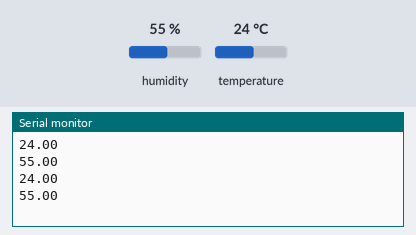
Recording of a sketch running on a simulated Arduino Uno, built with avr-gcc and run on an emulated ATmega328P. On the bench: the last lines printed to the serial monitor. Inputs (shaded band) come from the test bench; at power-on: humidity 55 %, temperature 24 °C.

Above: at 5.8 s.
5.9 s: humidity set to 22 %
At 10.7 s:
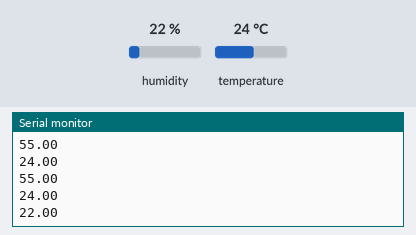
11.9 s: temperature set to 12 °C
At 16.6 s:
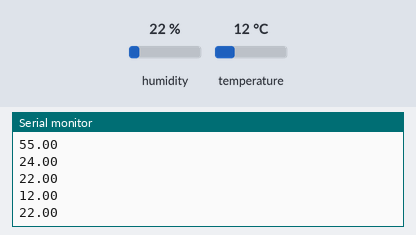
17.9 s: humidity set to 40 %
At 21.3 s:
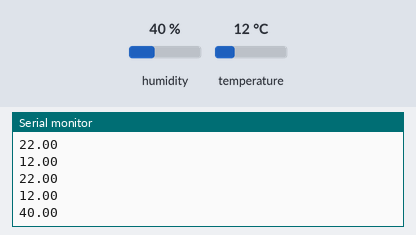
Timing chart, 0 to 22.8 s (numbered marks = the images above; inputs shaded):
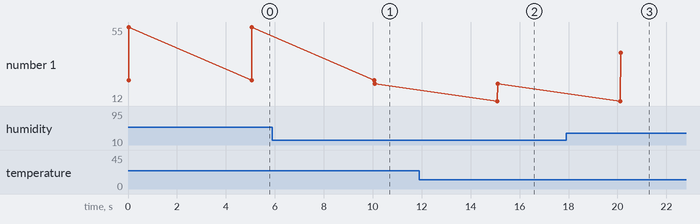

Measured:
- after the input at 5.9 s, the serial monitor: prints a new line after 4.2 s (image 1)
- after the input at 11.9 s, the serial monitor: prints a new line after 3.2 s (image 2)
- after the input at 17.9 s, the serial monitor: prints a new line after 2.2 s (image 3)
- plotted number 1: 55 → 22 after the input at 5.9 s, 22 → 40 after the input at 17.9 s

The sketch:

ArduRun.ino
```cpp
#include <dht.h>

#define dht_apin A0

dht DHT;

void setup() {
  Serial.begin(9600);
}

void loop() {
  DHT.read11(dht_apin);
  Serial.println(float(DHT.temperature));
  Serial.println(float(DHT.humidity));

  delay(5000);
}
```
